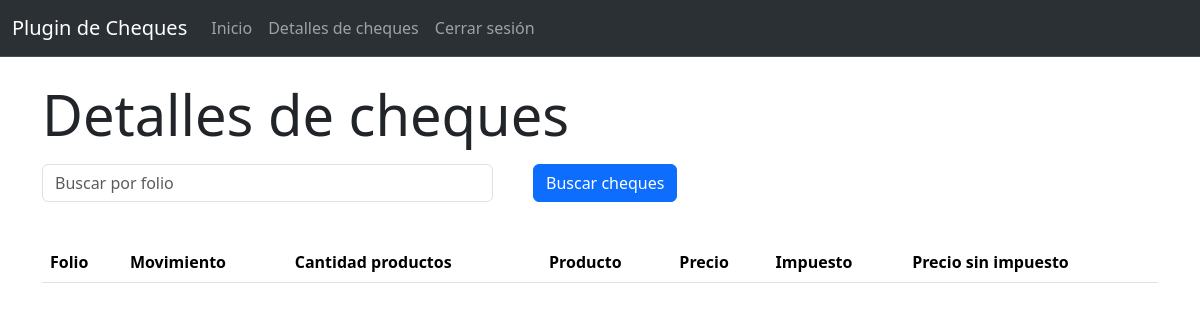
The page /cheques/detalles/ (signed in) on the database as committed earlier.
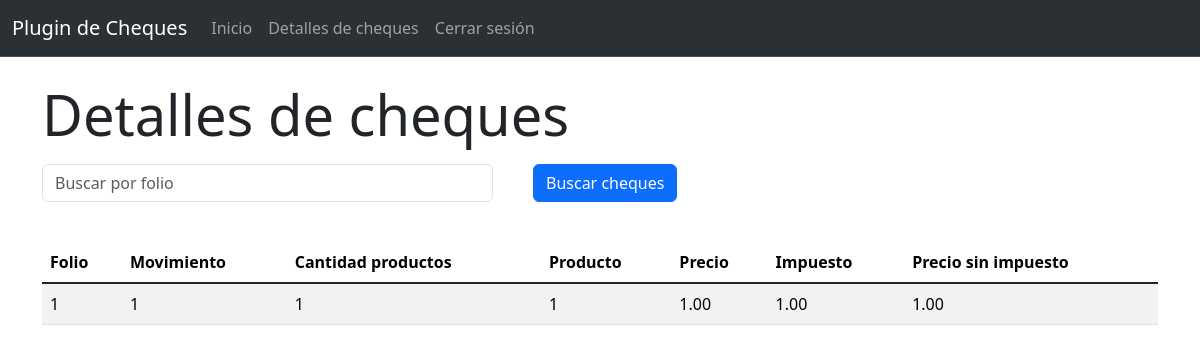
The same page on the database as committed later.
### cheques/models.py (models this page shows, shortened)
class detalle_cheque(models.Model):
    cheque_folio = models.AutoField(primary_key=True)
    foliodet = models.IntegerField()  # Este numero debe ser el mismo que el de cheque_venta
    movimiento = models.CharField(
        max_length=50)  # Este campo es el indexado de el movimiento por cada producto pedido (1: cafe - $45 - 2 productos)
    comanda = models.IntegerField()
    cantidad = models.IntegerField()  # Cantidad de productos pedidos
    idproducto = models.IntegerField()  # ID del producto pedido
    descuento = models.DecimalField(max_digits=10, decimal_places=2)
    precio = models.DecimalField(max_digits=10,
                                 decimal_places=2)  # Precio del producto pedido ( es el precio por unidad )
    impuesto1 = models.DecimalField(max_digits=10, decimal_places=2)  # Impuesto total del producto pedido
    impuesto2 = models.DecimalField(max_digits=10, decimal_places=2)
    impuesto3 = models.DecimalField(max_digits=10, decimal_places=2)
    preciosinimpuestos = models.DecimalField(max_digits=10,decimal_places=2)  # Precio sin impuesto del producto pedido
    tiempo = models.DateTimeField()
    hora = models.TimeField()
    modificador = models.CharField(max_length=50)
    mitad = models.BooleanField()
    comentario = models.CharField(max_length=50)
    idestacion = models.IntegerField()
    usuariodescuento = models.CharField(max_length=50)
    comentariodescuento = models.CharField(max_length=50)
    idtipodescuento = models.IntegerField()
    horaproduccion = models.TimeField()
    idproductocompuesto = models.IntegerField()
    productocompuestoprincipal = models.BooleanField()
    preciocatalogo = models.DecimalField(max_digits=10, decimal_places=2)
    marcar = models.BooleanField()
    idmeseroproducto = models.IntegerField()
    prioridadproduccion = models.IntegerField()
    estatuspatin = models.BooleanField()
    idcortesia = models.IntegerField()
    numerotarjeta = models.CharField(max_length=50)
    estadomonitor = models.BooleanField()
    llavmovto = models.CharField(max_length=50)
    horameserofinalizado = models.TimeField()
    sistema_envio = models.IntegerField()
    idturno_cierre = models.IntegerField()
    procesado = models.BooleanField()
    promovolumen = models.BooleanField()
    iddispositivo = models.IntegerField()
    productsyncidsr = models.IntegerField()
    subtotalsrx = models.DecimalField(max_digits=10, decimal_places=2)
    totalsrx = models.DecimalField(max_digits=10, decimal_places=2)
    idmovtobillar = models.IntegerField()
    idlistaprecio = models.IntegerField()
    tipocambio = models.CharField(max_length=50)
    impuestoimporte3 = models.DecimalField(max_digits=10, decimal_places=2)
    estrateca_DiscountCode = models.CharField(max_length=50)
    estrateca_DiscountUID = models.CharField(max_length=50)
    estrateca_DiscountAmount = models.DecimalField(max_digits=10, decimal_places=2)
    saledetailid = models.CharField(max_length=50)
    preciosinimpuestos_ec = models.DecimalField(max_digits=10, decimal_places=2)
    precio_ec = models.DecimalField(max_digits=10, decimal_places=2)
    escargoarea = models.BooleanField()
    WorkspaceId = models.IntegerField()

### cheques/views.py (the view)
# urls.py: path("detalles/", views.chequesDetallesView, name='ChequesDetalles'), # Agregar la url de la app cheques
@login_required
def chequesDetallesView(request):
    datos = detalle_cheque.objects.all()
    return render(request, "ChequesDetalles.html", {
        'cheques_detalles': datos
    })  # Renderiza el template index.html

### cheques/templates/ChequesDetalles.html (shortened to what this page needs)
<!DOCTYPE html>
<html lang="es-mx">
<head>
    <link href="https://cdn.jsdelivr.net/npm/bootstrap@5.3.3/dist/css/bootstrap.min.css" rel="stylesheet">
</head>
<body>
    {% extends 'layouts/Navegacion.html' %}
    {% block contenido %}
        <div class="container">
            <div class="row">
                <div class="col-12 col-md-6 mb-2">
                    <h1 class="display-4">
                        Detalles de cheques
                    </h1>
                </div>
            </div>
            <div class="row">
                <div class="col-12">
                    <form action="{%  url 'ChequesDetalles' %}" method="post" class="row d-flex flex-row align-items-center gap-3">
                        <div class="col-12 col-md-5">
                            <input type="text" placeholder="Buscar por folio" name="folio_buscado" id="fecha" class="form-control">
                        </div>
                        <div class="col-12 col-md-2">
                            <button class="btn btn-primary">Buscar cheques</button>
                        </div>
                        <div class="col-12 mt-2">
                        </div>
                    </form>
                </div>
            </div>
            <div class="row">
                <div class="col-12">
                    <table class="table table-striped table-hover">
                        <thead>
                            <tr>
                                <th>Folio</th>
                                <th>Movimiento</th>
                                <th>Cantidad productos</th>
                                <th>Producto</th>
                                <th>Precio</th>
                                <th>Impuesto</th>
                                <th>Precio sin impuesto</th>
                            </tr>
                        </thead>
                        <tbody class="table-group-divider">
                            {% for detalle_cheque in cheques_detalles %}
                                <tr>
                                    <td>{{ detalle_cheque.foliodet }}</td>
                                    <td>{{ detalle_cheque.movimiento }}</td>
                                    <td>{{ detalle_cheque.cantidad }}</td>
                                    <td>{{ detalle_cheque.idproducto }}</td>
                                    <td>{{ detalle_cheque.precio }}</td>
                                    <td>{{ detalle_cheque.impuesto1 }}</td>
                                    <td>{{ detalle_cheque.preciosinimpuestos }}</td>
                                </tr>
                            {% endfor %}
                        </tbody>
                    </table>
                </div>
            </div>
        </div>
    {% endblock %}

### cheques/templates/layouts/Navegacion.html (shortened to what this page needs)
<nav class="navbar navbar-expand-lg bg-body-tertiary bg-dark border-bottom border-body mb-4" data-bs-theme="dark">
    <div class="container-fluid">
        <a class="navbar-brand" href="{% url 'ChequesIndex' %}">Plugin de Cheques</a>
        <div class="collapse navbar-collapse" id="navbarNav">
            <ul class="navbar-nav">
                <li class="nav-item">
                    <a class="nav-link" aria-current="page" href="{% url 'ChequesIndex' %}">Inicio</a>
                </li>
                <li class="nav-item">
                    <a class="nav-link" href="{% url 'ChequesDetalles'  %}">Detalles de cheques</a>
                </li>
                <li class="nav-item">
                    <a class="nav-link" href="{% url 'LogoutView' %}">Cerrar sesión</a>
                </li>
            </ul>
        </div>
    </div>
</nav>
{% block contenido %}
{% endblock %}

Rows that differ between the two databases and show on the page:
added detalle_cheque: foliodet "1", movimiento "1", cantidad "1", idproducto "1", precio "1.00", impuesto1 "1.00", preciosinimpuestos "1.00"
